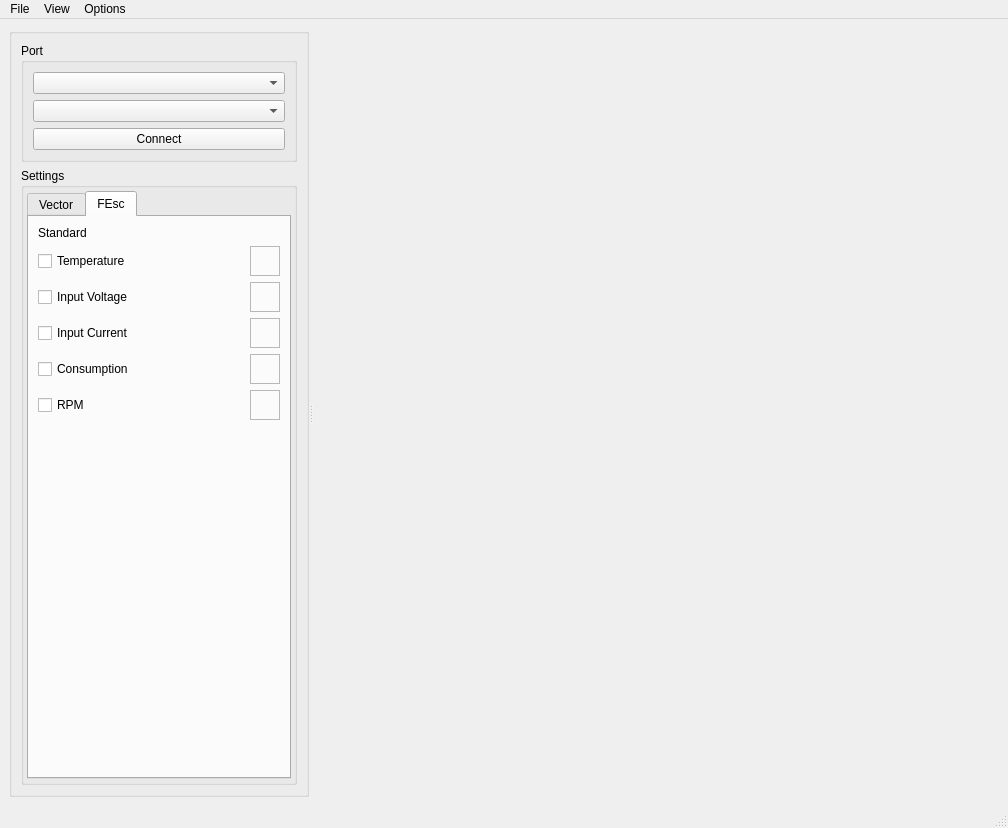
<?xml version="1.0" encoding="UTF-8"?>
<ui version="4.0">
 <class>MainWindow</class>
 <widget class="QMainWindow" name="MainWindow">
  <property name="geometry">
   <rect>
    <x>0</x>
    <y>0</y>
    <width>1008</width>
    <height>828</height>
   </rect>
  </property>
  <property name="sizePolicy">
   <sizepolicy hsizetype="Preferred" vsizetype="Preferred">
    <horstretch>0</horstretch>
    <verstretch>0</verstretch>
   </sizepolicy>
  </property>
  <property name="windowTitle">
   <string>MainWindow</string>
  </property>
  <widget class="QWidget" name="centralwidget">
   <layout class="QHBoxLayout" name="horizontalLayout_2">
    <item>
     <widget class="QSplitter" name="splitter">
      <property name="orientation">
       <enum>Qt::Horizontal</enum>
      </property>
      <property name="childrenCollapsible">
       <bool>false</bool>
      </property>
      <widget class="QGroupBox" name="gbControl">
       <property name="sizePolicy">
        <sizepolicy hsizetype="Preferred" vsizetype="Preferred">
         <horstretch>0</horstretch>
         <verstretch>0</verstretch>
        </sizepolicy>
       </property>
       <property name="minimumSize">
        <size>
         <width>200</width>
         <height>0</height>
        </size>
       </property>
       <property name="maximumSize">
        <size>
         <width>300</width>
         <height>16777215</height>
        </size>
       </property>
       <property name="title">
        <string/>
       </property>
       <property name="flat">
        <bool>false</bool>
       </property>
       <layout class="QVBoxLayout" name="layControl">
        <property name="leftMargin">
         <number>9</number>
        </property>
        <property name="topMargin">
         <number>9</number>
        </property>
        <property name="rightMargin">
         <number>9</number>
        </property>
        <property name="bottomMargin">
         <number>9</number>
        </property>
        <item>
         <widget class="QGroupBox" name="gbPort">
          <property name="sizePolicy">
           <sizepolicy hsizetype="Minimum" vsizetype="Preferred">
            <horstretch>0</horstretch>
            <verstretch>0</verstretch>
           </sizepolicy>
          </property>
          <property name="title">
           <string>Port</string>
          </property>
          <layout class="QVBoxLayout" name="verticalLayout_2">
           <item>
            <widget class="QComboBox" name="cbPort"/>
           </item>
           <item>
            <widget class="QComboBox" name="cbBaudrate"/>
           </item>
           <item>
            <widget class="QPushButton" name="btnConnect">
             <property name="text">
              <string>Connect</string>
             </property>
            </widget>
           </item>
          </layout>
         </widget>
        </item>
        <item>
         <widget class="QGroupBox" name="gbSettings">
          <property name="sizePolicy">
           <sizepolicy hsizetype="Minimum" vsizetype="Preferred">
            <horstretch>0</horstretch>
            <verstretch>0</verstretch>
           </sizepolicy>
          </property>
          <property name="title">
           <string>Settings</string>
          </property>
          <layout class="QVBoxLayout" name="verticalLayout_3">
           <property name="leftMargin">
            <number>3</number>
           </property>
           <property name="topMargin">
            <number>3</number>
           </property>
           <property name="rightMargin">
            <number>3</number>
           </property>
           <property name="bottomMargin">
            <number>3</number>
           </property>
           <item>
            <widget class="QTabWidget" name="tabWidget">
             <property name="currentIndex">
              <number>1</number>
             </property>
             <widget class="QWidget" name="tab">
              <attribute name="title">
               <string>Vector</string>
              </attribute>
              <layout class="QVBoxLayout" name="verticalLayout_4">
               <property name="bottomMargin">
                <number>9</number>
               </property>
               <item>
                <layout class="QVBoxLayout" name="laySettings_1">
                 <item>
                  <layout class="QHBoxLayout" name="laySettingsCb_1">
                   <item>
                    <widget class="QCheckBox" name="cbEnabled_1">
                     <property name="maximumSize">
                      <size>
                       <width>50</width>
                       <height>16777215</height>
                      </size>
                     </property>
                     <property name="text">
                      <string/>
                     </property>
                     <property name="icon">
                      <iconset resource="../res.qrc">
                       <normaloff>:/icons/red-circle.png</normaloff>:/icons/red-circle.png</iconset>
                     </property>
                     <property name="iconSize">
                      <size>
                       <width>32</width>
                       <height>32</height>
                      </size>
                     </property>
                    </widget>
                   </item>
                   <item>
                    <widget class="QComboBox" name="cbSign_1">
                     <property name="currentText">
                      <string>signed</string>
                     </property>
                     <item>
                      <property name="text">
                       <string>signed</string>
                      </property>
                     </item>
                     <item>
                      <property name="text">
                       <string>unsigned</string>
                      </property>
                     </item>
                    </widget>
                   </item>
                  </layout>
                 </item>
                 <item>
                  <widget class="QLineEdit" name="leName_1"/>
                 </item>
                </layout>
               </item>
               <item>
                <layout class="QVBoxLayout" name="laySettings_2">
                 <item>
                  <layout class="QHBoxLayout" name="laySettingsCb_2">
                   <item>
                    <widget class="QCheckBox" name="cbEnabled_2">
                     <property name="maximumSize">
                      <size>
                       <width>50</width>
                       <height>16777215</height>
                      </size>
                     </property>
                     <property name="text">
                      <string/>
                     </property>
                     <property name="icon">
                      <iconset resource="../res.qrc">
                       <normaloff>:/icons/blue-circle.png</normaloff>:/icons/blue-circle.png</iconset>
                     </property>
                     <property name="iconSize">
                      <size>
                       <width>32</width>
                       <height>32</height>
                      </size>
                     </property>
                    </widget>
                   </item>
                   <item>
                    <widget class="QComboBox" name="cbSign_2">
                     <property name="currentText">
                      <string>signed</string>
                     </property>
                     <item>
                      <property name="text">
                       <string>signed</string>
                      </property>
                     </item>
                     <item>
                      <property name="text">
                       <string>unsigned</string>
                      </property>
                     </item>
                    </widget>
                   </item>
                  </layout>
                 </item>
                 <item>
                  <widget class="QLineEdit" name="leName_2"/>
                 </item>
                </layout>
               </item>
               <item>
                <layout class="QVBoxLayout" name="laySettings_3">
                 <item>
                  <layout class="QHBoxLayout" name="laySettingsCb_3">
                   <item>
                    <widget class="QCheckBox" name="cbEnabled_3">
                     <property name="maximumSize">
                      <size>
                       <width>50</width>
                       <height>16777215</height>
                      </size>
                     </property>
                     <property name="text">
                      <string/>
                     </property>
                     <property name="icon">
                      <iconset resource="../res.qrc">
                       <normaloff>:/icons/green-circle.png</normaloff>:/icons/green-circle.png</iconset>
                     </property>
                     <property name="iconSize">
                      <size>
                       <width>32</width>
                       <height>32</height>
                      </size>
                     </property>
                    </widget>
                   </item>
                   <item>
                    <widget class="QComboBox" name="cbSign_3">
                     <property name="currentText">
                      <string>signed</string>
                     </property>
                     <item>
                      <property name="text">
                       <string>signed</string>
                      </property>
                     </item>
                     <item>
                      <property name="text">
                       <string>unsigned</string>
                      </property>
                     </item>
                    </widget>
                   </item>
                  </layout>
                 </item>
                 <item>
                  <widget class="QLineEdit" name="leName_3"/>
                 </item>
                </layout>
               </item>
               <item>
                <layout class="QVBoxLayout" name="laySettings_4">
                 <item>
                  <layout class="QHBoxLayout" name="laySettingsCb_4">
                   <item>
                    <widget class="QCheckBox" name="cbEnabled_4">
                     <property name="maximumSize">
                      <size>
                       <width>50</width>
                       <height>16777215</height>
                      </size>
                     </property>
                     <property name="text">
                      <string/>
                     </property>
                     <property name="icon">
                      <iconset resource="../res.qrc">
                       <normaloff>:/icons/yellow-circle.png</normaloff>:/icons/yellow-circle.png</iconset>
                     </property>
                     <property name="iconSize">
                      <size>
                       <width>32</width>
                       <height>32</height>
                      </size>
                     </property>
                    </widget>
                   </item>
                   <item>
                    <widget class="QComboBox" name="cbSign_4">
                     <property name="currentText">
                      <string>signed</string>
                     </property>
                     <item>
                      <property name="text">
                       <string>signed</string>
                      </property>
                     </item>
                     <item>
                      <property name="text">
                       <string>unsigned</string>
                      </property>
                     </item>
                    </widget>
                   </item>
                  </layout>
                 </item>
                 <item>
                  <widget class="QLineEdit" name="leName_4"/>
                 </item>
                </layout>
               </item>
               <item>
                <spacer name="verticalSpacer">
                 <property name="orientation">
                  <enum>Qt::Vertical</enum>
                 </property>
                 <property name="sizeHint" stdset="0">
                  <size>
                   <width>20</width>
                   <height>40</height>
                  </size>
                 </property>
                </spacer>
               </item>
               <item>
                <widget class="QGroupBox" name="gbSend">
                 <property name="title">
                  <string>Send</string>
                 </property>
                 <layout class="QVBoxLayout" name="verticalLayout">
                  <item>
                   <widget class="QLineEdit" name="leSendVar_1"/>
                  </item>
                  <item>
                   <widget class="QLineEdit" name="leSendVar_2"/>
                  </item>
                  <item>
                   <widget class="QPushButton" name="btnSend">
                    <property name="text">
                     <string>Send</string>
                    </property>
                   </widget>
                  </item>
                 </layout>
                </widget>
               </item>
              </layout>
             </widget>
             <widget class="QWidget" name="tab_2">
              <attribute name="title">
               <string>FEsc</string>
              </attribute>
              <layout class="QVBoxLayout" name="verticalLayout_5">
               <item>
                <widget class="QLabel" name="label">
                 <property name="maximumSize">
                  <size>
                   <width>16777215</width>
                   <height>20</height>
                  </size>
                 </property>
                 <property name="text">
                  <string>Standard</string>
                 </property>
                </widget>
               </item>
               <item>
                <layout class="QHBoxLayout" name="horizontalLayout_6">
                 <item>
                  <widget class="QCheckBox" name="cbEscTemperature">
                   <property name="text">
                    <string>Temperature</string>
                   </property>
                  </widget>
                 </item>
                 <item>
                  <widget class="QFrame" name="frame_5">
                   <property name="minimumSize">
                    <size>
                     <width>30</width>
                     <height>30</height>
                    </size>
                   </property>
                   <property name="maximumSize">
                    <size>
                     <width>30</width>
                     <height>30</height>
                    </size>
                   </property>
                   <property name="frameShape">
                    <enum>QFrame::StyledPanel</enum>
                   </property>
                   <property name="frameShadow">
                    <enum>QFrame::Raised</enum>
                   </property>
                  </widget>
                 </item>
                </layout>
               </item>
               <item>
                <layout class="QHBoxLayout" name="horizontalLayout_3">
                 <item>
                  <widget class="QCheckBox" name="cbEscVoltage">
                   <property name="text">
                    <string>Input Voltage</string>
                   </property>
                  </widget>
                 </item>
                 <item>
                  <widget class="QFrame" name="frame_2">
                   <property name="minimumSize">
                    <size>
                     <width>30</width>
                     <height>30</height>
                    </size>
                   </property>
                   <property name="maximumSize">
                    <size>
                     <width>30</width>
                     <height>30</height>
                    </size>
                   </property>
                   <property name="frameShape">
                    <enum>QFrame::StyledPanel</enum>
                   </property>
                   <property name="frameShadow">
                    <enum>QFrame::Raised</enum>
                   </property>
                  </widget>
                 </item>
                </layout>
               </item>
               <item>
                <layout class="QHBoxLayout" name="horizontalLayout_4">
                 <item>
                  <widget class="QCheckBox" name="cbEscCurrent">
                   <property name="text">
                    <string>Input Current</string>
                   </property>
                  </widget>
                 </item>
                 <item>
                  <widget class="QFrame" name="frame_3">
                   <property name="minimumSize">
                    <size>
                     <width>30</width>
                     <height>30</height>
                    </size>
                   </property>
                   <property name="maximumSize">
                    <size>
                     <width>30</width>
                     <height>30</height>
                    </size>
                   </property>
                   <property name="frameShape">
                    <enum>QFrame::StyledPanel</enum>
                   </property>
                   <property name="frameShadow">
                    <enum>QFrame::Raised</enum>
                   </property>
                  </widget>
                 </item>
                </layout>
               </item>
               <item>
                <layout class="QHBoxLayout" name="horizontalLayout_5">
                 <item>
                  <widget class="QCheckBox" name="cbEscPower">
                   <property name="text">
                    <string>Consumption</string>
                   </property>
                  </widget>
                 </item>
                 <item>
                  <widget class="QFrame" name="frame_4">
                   <property name="minimumSize">
                    <size>
                     <width>30</width>
                     <height>30</height>
                    </size>
                   </property>
                   <property name="maximumSize">
                    <size>
                     <width>30</width>
                     <height>30</height>
                    </size>
                   </property>
                   <property name="frameShape">
                    <enum>QFrame::StyledPanel</enum>
                   </property>
                   <property name="frameShadow">
                    <enum>QFrame::Raised</enum>
                   </property>
                  </widget>
                 </item>
                </layout>
               </item>
               <item>
                <layout class="QHBoxLayout" name="horizontalLayout_7">
                 <item>
                  <widget class="QCheckBox" name="cbEscRpm">
                   <property name="text">
                    <string>RPM</string>
                   </property>
                  </widget>
                 </item>
                 <item>
                  <widget class="QFrame" name="frame_6">
                   <property name="minimumSize">
                    <size>
                     <width>30</width>
                     <height>30</height>
                    </size>
                   </property>
                   <property name="maximumSize">
                    <size>
                     <width>30</width>
                     <height>30</height>
                    </size>
                   </property>
                   <property name="frameShape">
                    <enum>QFrame::StyledPanel</enum>
                   </property>
                   <property name="frameShadow">
                    <enum>QFrame::Raised</enum>
                   </property>
                  </widget>
                 </item>
                </layout>
               </item>
               <item>
                <spacer name="verticalSpacer_2">
                 <property name="orientation">
                  <enum>Qt::Vertical</enum>
                 </property>
                 <property name="sizeHint" stdset="0">
                  <size>
                   <width>20</width>
                   <height>40</height>
                  </size>
                 </property>
                </spacer>
               </item>
              </layout>
             </widget>
            </widget>
           </item>
          </layout>
         </widget>
        </item>
       </layout>
      </widget>
      <widget class="QWidget" name="horizontalLayoutWidget">
       <layout class="QHBoxLayout" name="layChart"/>
      </widget>
     </widget>
    </item>
   </layout>
  </widget>
  <widget class="QMenuBar" name="menubar">
   <property name="geometry">
    <rect>
     <x>0</x>
     <y>0</y>
     <width>1008</width>
     <height>20</height>
    </rect>
   </property>
   <widget class="QMenu" name="menuFile">
    <property name="title">
     <string>File</string>
    </property>
    <addaction name="actionOpen"/>
    <addaction name="actionSave"/>
    <addaction name="separator"/>
    <addaction name="actionExit"/>
   </widget>
   <widget class="QMenu" name="menuOptions">
    <property name="title">
     <string>Options</string>
    </property>
    <widget class="QMenu" name="menuProtocol">
     <property name="tearOffEnabled">
      <bool>false</bool>
     </property>
     <property name="title">
      <string>Protocol</string>
     </property>
     <addaction name="actionUartVector"/>
     <addaction name="actionFEsc"/>
    </widget>
    <widget class="QMenu" name="menuTime_Axis">
     <property name="title">
      <string>Time Axis</string>
     </property>
     <addaction name="actioncounter"/>
     <addaction name="actionAbsolute"/>
    </widget>
    <addaction name="menuProtocol"/>
    <addaction name="menuTime_Axis"/>
   </widget>
   <widget class="QMenu" name="menuView">
    <property name="title">
     <string>View</string>
    </property>
    <widget class="QMenu" name="menuTheme_2">
     <property name="title">
      <string>Theme</string>
     </property>
     <addaction name="separator"/>
     <addaction name="actionWhite"/>
     <addaction name="actionBlack"/>
    </widget>
    <addaction name="menuTheme_2"/>
   </widget>
   <addaction name="menuFile"/>
   <addaction name="menuView"/>
   <addaction name="menuOptions"/>
  </widget>
  <widget class="QStatusBar" name="statusbar"/>
  <action name="actionOpen">
   <property name="text">
    <string>Open</string>
   </property>
  </action>
  <action name="actionSave">
   <property name="text">
    <string>Save</string>
   </property>
  </action>
  <action name="actionExit">
   <property name="text">
    <string>Exit</string>
   </property>
  </action>
  <action name="actionUartVector">
   <property name="checkable">
    <bool>true</bool>
   </property>
   <property name="checked">
    <bool>true</bool>
   </property>
   <property name="text">
    <string>Vector</string>
   </property>
  </action>
  <action name="actionWhite">
   <property name="checkable">
    <bool>true</bool>
   </property>
   <property name="checked">
    <bool>true</bool>
   </property>
   <property name="text">
    <string>White</string>
   </property>
  </action>
  <action name="actionBlack">
   <property name="checkable">
    <bool>true</bool>
   </property>
   <property name="text">
    <string>Black</string>
   </property>
  </action>
  <action name="actionFEsc">
   <property name="checkable">
    <bool>true</bool>
   </property>
   <property name="text">
    <string>FEsc</string>
   </property>
  </action>
  <action name="actioncounter">
   <property name="checkable">
    <bool>true</bool>
   </property>
   <property name="checked">
    <bool>true</bool>
   </property>
   <property name="text">
    <string>Relative</string>
   </property>
  </action>
  <action name="actionAbsolute">
   <property name="checkable">
    <bool>true</bool>
   </property>
   <property name="text">
    <string>Absolute</string>
   </property>
  </action>
  <action name="actiona">
   <property name="text">
    <string>a</string>
   </property>
  </action>
 </widget>
 <resources>
  <include location="../res.qrc"/>
 </resources>
 <connections/>
</ui>
